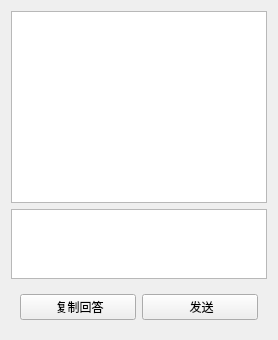
      <widget class="QWidget" name="tab_chat">
       <attribute name="title">
        <string>Chat</string>
       </attribute>
       <layout class="QVBoxLayout" name="verticalLayout_18">
        <item>
         <widget class="QTextEdit" name="textEdit_chat_output">
          <property name="font">
           <font>
            <pointsize>10</pointsize>
           </font>
          </property>
          <property name="textInteractionFlags">
           <set>Qt::TextSelectableByKeyboard|Qt::TextSelectableByMouse</set>
          </property>
         </widget>
        </item>
        <item>
         <widget class="QTextEdit" name="textEdit_chat_input">
          <property name="maximumSize">
           <size>
            <width>16777215</width>
            <height>70</height>
           </size>
          </property>
          <property name="font">
           <font>
            <pointsize>10</pointsize>
           </font>
          </property>
         </widget>
        </item>
        <item>
         <widget class="QWidget" name="widget_27" native="true">
          <layout class="QHBoxLayout" name="horizontalLayout_34">
           <item>
            <widget class="QPushButton" name="pushButton_chat_copy_answer">
             <property name="text">
              <string> 复制回答</string>
             </property>
            </widget>
           </item>
           <item>
            <widget class="QPushButton" name="pushButton_chat_data_send">
             <property name="text">
              <string> 发送</string>
             </property>
            </widget>
           </item>
          </layout>
         </widget>
        </item>
       </layout>
      </widget>
